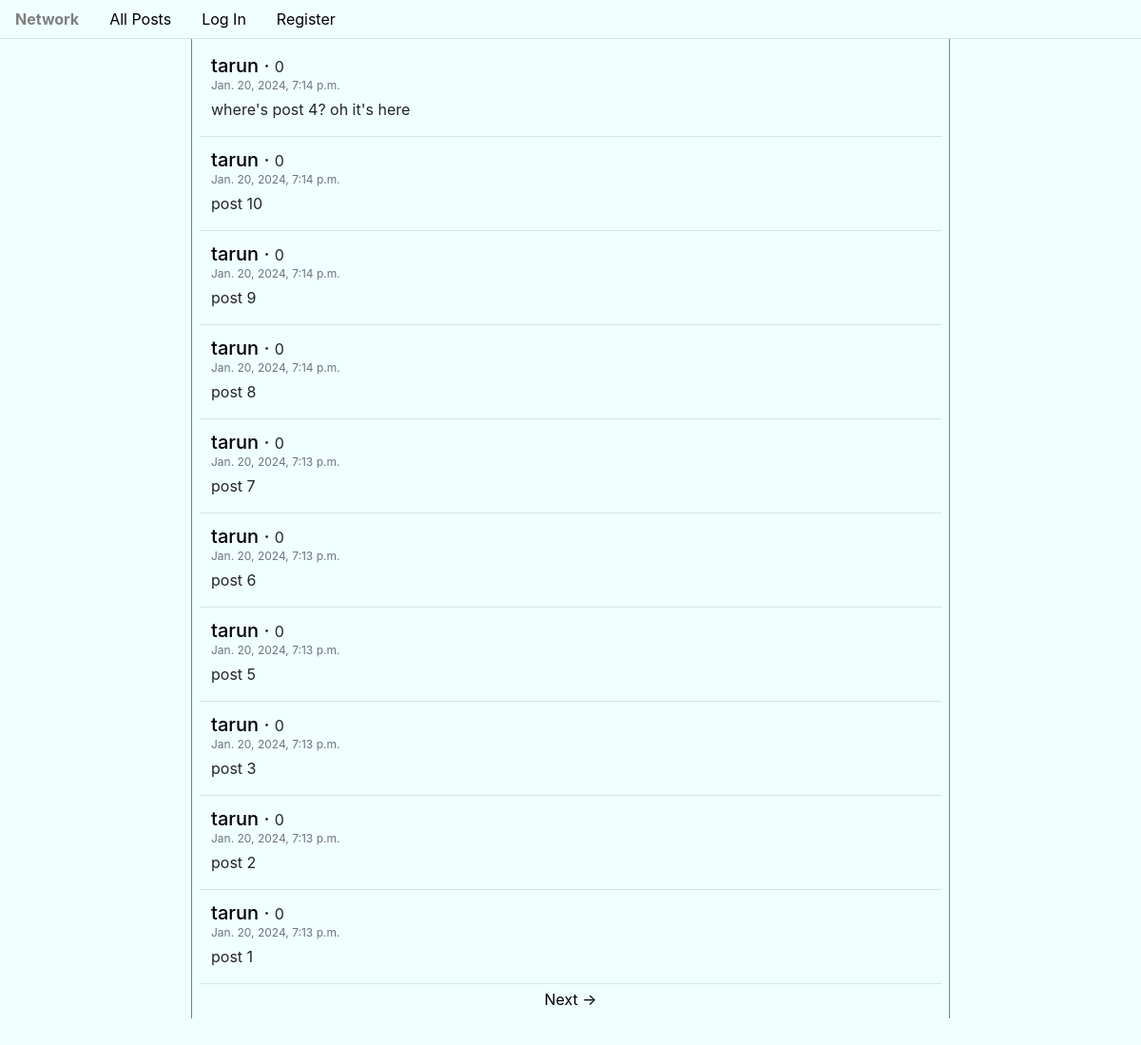
The page / on the database its author committed.
### network/models.py (models this page shows, shortened)
class Post(models.Model):
    poster = models.ForeignKey(User, on_delete=models.CASCADE, related_name='writer')
    content = models.CharField(max_length=240)
    timestamp = models.DateTimeField(default=datetime.now)
    likes = models.ManyToManyField(User, related_name='liked')

class User(AbstractUser):
    pass

### network/views.py (the view)
# urls.py: path("", views.index, name="index"),
def index(request):
    allpost = Post.objects.all().order_by('-timestamp')
    paginator = Paginator(allpost, paginateby)
    page_number = request.GET.get('page')
    page_obj = paginator.get_page(page_number)
    return render(request, "network/index.html", {
        'page_obj': page_obj
    })

### network/templates/network/index.html (shortened to what this page needs)
{% extends "network/layout.html" %}
{% load static %}
{% block body %}
<div class="container">
    <div class="row justify-content-md-center wholecontainer">
        <div class="mx-3 p-2 middleitem">
            <div class="allpost">
            {% for post in page_obj %}
                <div class="row postitem p-2 mx-1">
                    <h5 class="my-0">
                        <a href="{% url 'viewuser' user_id=post.poster.id %}">{{ post.poster }}</a>
                        &middot;
                        <small id="like-count-{{post.id}}">{{ post.likes.all.count }}</small>
                    </h5>
                    <p class="text-muted m-0 p-0" style="font-size: 12px;">{{ post.timestamp }}</p>
                    <div class="my-1" id="contentdiv-{{post.id}}">
                        <p class="my-0" id="content-{{post.id}}">{{ post.content }}</p>
                    </div>
                </div>
                <hr class="my-1">
            {% endfor %}
            </div>
            <div class="row pagination justify-content-md-center mx-2">
                <span class="step-links">
                    {% if page_obj.has_next %}
                    <a href="?page={{ page_obj.next_page_number }}">Next &rightarrow;</a>
                    {% endif %}
                </span>
            </div>
        </div>
    </div>
</div>
{% endblock %}

### network/templates/network/layout.html (shortened to what this page needs)
{% load static %}
<!DOCTYPE html>
<html lang="en">
    <head>
        <link rel="stylesheet" href="https://stackpath.bootstrapcdn.com/bootstrap/4.4.1/css/bootstrap.min.css">
        <link href="{% static 'network/styles.css' %}" rel="stylesheet">
    </head>
    <body>
        <ul class="nav">
            <li class="nav-item">
                <a class="nav-link" href="{% url 'index' %}"><strong>Network</strong></a>
            </li>
            <li class="nav-item">
            <a class="nav-link" href="{% url 'index' %}">All Posts</a>
            </li>
            {% if user.is_authenticated %}
                <li class="nav-item">
                    <a class="nav-link" href="{% url 'following' %}">Following</a>
                </li>
                <li class="nav-item">
                    <a class="nav-link" href="{% url 'logout' %}">Log Out</a>
                </li>
            {% else %}
                <li class="nav-item">
                    <a class="nav-link" href="{% url 'login' %}">Log In</a>
                </li>
                <li class="nav-item">
                    <a class="nav-link" href="{% url 'register' %}">Register</a>
                </li>
            {% endif %}
        </ul>
        <div class="body">
            {% block body %}
            {% endblock %}
        </div>
    </body>
</html>

### network/static/network/styles.css (style rules this page uses)
* { background-color: azure; }
.middleitem { border: none; border-left: 1px solid gray; border-right: 1px solid gray; width: 70%; margin-bottom: 20vh; }
.allpost { display: block; }
.postitem { display: block; }
a { color: black; }

### rows shown on the page
Post: poster "tarun", likes.all.count "0", timestamp "Jan. 20, 2024, 7:14 p.m.", content "where's post 4? oh it's here"
Post: poster "tarun", likes.all.count "0", timestamp "Jan. 20, 2024, 7:14 p.m.", content "post 10"
Post: poster "tarun", likes.all.count "0", timestamp "Jan. 20, 2024, 7:14 p.m.", content "post 9"
Post: poster "tarun", likes.all.count "0", timestamp "Jan. 20, 2024, 7:14 p.m.", content "post 8"
Post: poster "tarun", likes.all.count "0", timestamp "Jan. 20, 2024, 7:13 p.m.", content "post 7"
Post: poster "tarun", likes.all.count "0", timestamp "Jan. 20, 2024, 7:13 p.m.", content "post 6"
Post: poster "tarun", likes.all.count "0", timestamp "Jan. 20, 2024, 7:13 p.m.", content "post 5"
Post: poster "tarun", likes.all.count "0", timestamp "Jan. 20, 2024, 7:13 p.m.", content "post 3"
Post: poster "tarun", likes.all.count "0", timestamp "Jan. 20, 2024, 7:13 p.m.", content "post 2"
Post: poster "tarun", likes.all.count "0", timestamp "Jan. 20, 2024, 7:13 p.m.", content "post 1"
